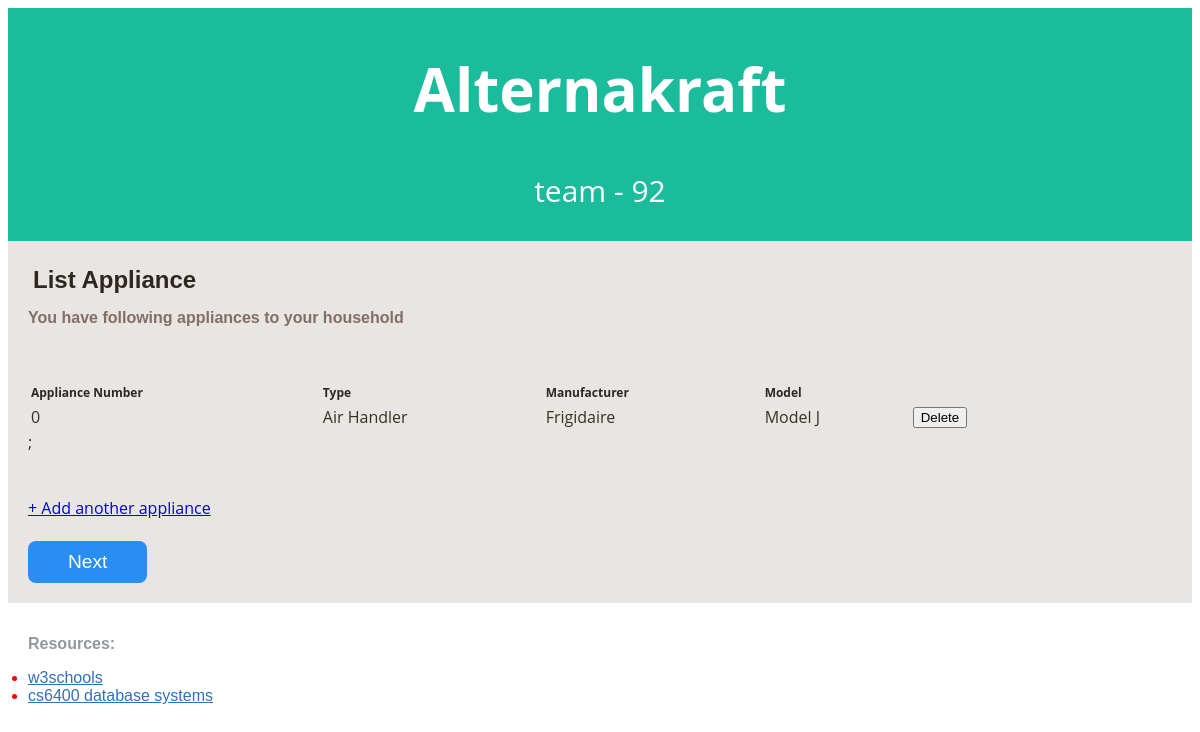
Screenshot of /phase_3_mamp_version/info_appliance_list.php?email=carolynlee@yahoo.com with the database file from the repository.
### tables this page shows
CREATE TABLE Appliance (
	email varchar(250) NOT NULL,
	appliance_number INT(9) NOT NULL,
	appliance_type varchar(20) NOT NULL,
	btu_rating INT(9) NOT NULL,
    	model_name varchar(250) NOT NULL,
    	manufacturer_name varchar(250) NOT NULL,
    	PRIMARY KEY(email, appliance_number),
    	KEY (appliance_number)
);

### phase_3_mamp_version/info_appliance_list.php (the view, shortened to what this page needs)
<?php
include('lib/common.php');
?>
<?php include("lib/header.php"); ?>
<!DOCTYPE html>
<html lang="en">
<html>
<head>
</head>
<body>
	<div id="main_container">
		<div class="center_content">
			<div class="center_left">
				<div class="features">
					<div class="profile_section">
						<div class="title">List Appliance</div>
						<div class="subtitle">You have following appliances to your household</div>
						<table>
							<tr>
								<th class="heading">Appliance Number</th>
								<th class="heading">Type</th>
								<th class="heading">Manufacturer</th>
								<th class="heading">Model</th>
								<th class="heading"> </th>
							</tr>
							<br><br>
							<?php
							$email = $_GET['email'];
							$query = "SELECT appliance_number,appliance_type, manufacturer_name, model_name
									FROM Appliance
									WHERE Appliance.email = '{$email}' ";
							$result = mysqli_query($db, $query);
							while ($row = mysqli_fetch_array($result, MYSQLI_ASSOC)) {
								print "<tr>";
								print "<td>{$row['appliance_number']}</td>";
								print "<td>" . ($row['appliance_type'] == 'air_handler' ? "Water Heater" : "Air Handler") . "</td>";
								print "<td>{$row['manufacturer_name']}</td>";
								print "<td>{$row['model_name']}</td>";
								print "<td><form method='POST'><button type='submit' name='delete' value='{$row['appliance_number']}'>Delete</button></form></td>";
								print "</tr>";
							}
							?>
						</table>
					</div>
				</div>
			</div>
			<?php include("lib/error.php"); ?>
			<br>
			<form action="info_appliance_add.php" method="get">
				<a href="#" onclick="document.getElementById('email-input').value = document.getElementById('email').value; this.parentNode.submit();"> + Add another appliance</a>
			</form>
			<br>
			<?php
			if (!isset($_POST['power_gen_initial'])) {
				echo '<form method="POST">';
				echo '<button type="submit" name="power_gen_initial" class="button">Next</button>';
				echo '</form>';
			} else {
				header("Location: info_power_generation_initial.php?email=" . urlencode($_GET['email']));
			}
			?>
		</div>
	</div>
	<br>
</body>
</html>
<?php include("lib/footer.php"); ?>

### phase_3_mamp_version/css/alternakraft_style.css (style rules this page uses)
body { color: #332; background-color: #fff; position: relative; font-family: 'Open Sans', sans-serif; }
table { width: 90%; }
th { padding: 1px; text-align: left; }
td { padding: 1px; text-align: left; }
.heading { font-size: 12px; color: #2e2721; font-weight: bold; }
.title { width: auto; padding: 5px 5px 5px 5px; font-family: Georgia, sans-serif; font-size: 24px; font-weight: bold; color: #2e2721; }
.subtitle { width: 600px; font-family: Verdana, Geneva, sans-serif; font-weight: bold; font-size: 16px; color: #806F66; padding: 10px 0px 10px 0px; }
.button { background-color: #298df1; color: white; font-size: 1.2em; padding: 10px 40px; border-radius: 8px; border: none; }
#main_container { width: auto; height: auto; margin: auto; padding: 0px; }
.center_content { width: auto; height: auto; padding: 20px; clear: both; background-color: #E9E5E2; }

### rows the page displays
appliance: appliance_number "0", appliance_type "Air Handler", manufacturer_name "Frigidaire", model_name "Model J"

### other values shown
$query ";"
